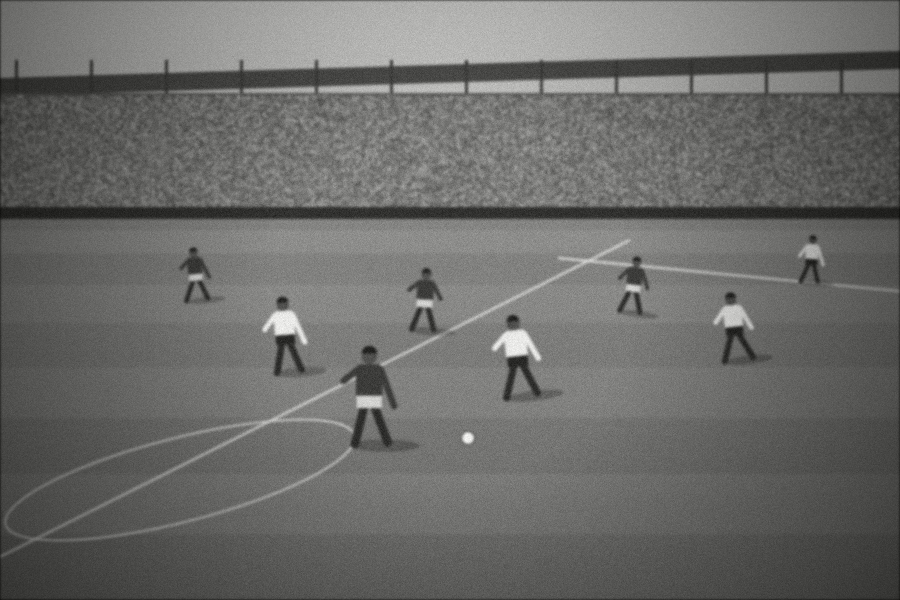
#> input picture moviola-davinci/build/sample_foto.jpg, 1800 x 1200 px (shown at 1/2 size)
$ python -i preview.py   (imports and definitions only)
#> lines starting #> are read from the running program, lines starting #| are printed output that depends on the picture
### moviola-davinci/build/base.py
"""Mattoni comuni dei template Moviola per DaVinci Resolve.

Il design system è quello di Moviola Studio: Anton per i titoli, Inter per le
informazioni, scrittura a mano (Shadows Into Light Two, Permanent Marker),
macchina da scrivere (Special Elite), Playfair Display per citazioni e giornali,
VT323 per le scritte video. Colori: carta #F5EFE6, rosso #B5323C, verde campo
#183A2F / #0C1F19, inchiostro #22324A. Crocini di registro, grana, carta.

Si scrive in pixel di un fotogramma 1920×1080 con l'origine in alto a sinistra
(come in Moviola Studio); gli helper convertono nelle coordinate Fusion
(0..1, y verso l'alto). Le durate sono in fotogrammi a 25 fps (F()).
"""
from __future__ import annotations

import math
import random

from fusion import LEN, R, T, Conn, Expr, Exposed, F, FuID, Macro, Raw, Tool, anim_curves, checkbox, clamp01, combo, lua_str, slider

W, H = 1920, 1080
FRAME = {"Width": 1920, "Height": 1080, "UseFrameFormatSettings": 1}

CARTA = (0.961, 0.937, 0.902)
CARTA_OMBRA = (0.914, 0.875, 0.804)
ROSSO = (0.710, 0.196, 0.235)
VERDE = (0.094, 0.227, 0.184)
VERDE_SCURO = (0.047, 0.122, 0.098)
INCHIOSTRO = (0.133, 0.196, 0.290)
NERO = (0.043, 0.051, 0.047)
FOSFORO = (0.486, 1.0, 0.608)
BIANCO = (1, 1, 1)

ANTON = ("Anton", "Regular")
INTER = ("Inter", "Regular")
INTER_B = ("Inter", "Bold")
MANO = ("Shadows Into Light Two", "Regular")
PENNARELLO = ("Permanent Marker", "Regular")
MACCHINA = ("Special Elite", "Regular")
SERIF_I = ("Playfair Display", "Italic")
SERIF_B = ("Playfair Display", "Bold")
VIDEO = ("VT323", "Regular")
GOTICO = ("UnifrakturMaguntia", "Book")


# --------------------------------------------------------------------------- coordinate
def nx(px):
    return round(px / W, 5)


def ny(py):
    return round(1 - py / H, 5)


def P(px, py):
    return (nx(px), ny(py))


def PE(xexpr, yexpr):
    """Point da espressioni in pixel (stringhe Lua)."""
    return Expr(f"Point(({xexpr})/{W}, 1-({yexpr})/{H})")


# --------------------------------------------------------------------------- easing (Lua)
def eo(x):
    return f"(1-(1-{x})^3)"


def eo5(x):
    return f"(1-(1-{x})^5)"


def ei(x):
    return f"(({x})^3)"


def eio(x):
    return f"(({x})<0.5 and 4*({x})^3 or 1-((-2*({x})+2)^3)/2)"


def eexpo(x):
    return f"(({x})>=1 and 1 or 1-2^(-10*({x})))"


def eback(x, k=1.70158):
    return f"(1+{k + 1}*(({x})-1)^3+{k}*(({x})-1)^2)"


# [6 lines left out: function st, not called in this run]


OUT = clamp01(f"{R}/max(Ctrl.OutDur,1)")      # 1 → 0 negli ultimi fotogrammi
GLIDE = f"{eio(clamp01(f'{T}/{LEN}'))}"        # 0 → 1 su tutta la clip

BASE = {
    "Speed": slider("Velocità animazioni (1 = normale, 2 = più lenta)", 1, 0.3, 3, allowed=(0.05, 20)),
    "OutDur": slider("Durata uscita (fotogrammi)", 15, 1, 60, integer=True, allowed=(1, 600)),
}
BG_OPTS = ["Trasparente", "Verde campo", "Nero", "Carta"]


def ctrl_values(controls):
    return {k: v["INP_Default"] for k, v in controls.items() if "INP_Default" in v}


# --------------------------------------------------------------------------- nodi
def canvas(name="Canvas"):
    return Tool(name, "Background", {**FRAME, "TopLeftRed": 0, "TopLeftGreen": 0, "TopLeftBlue": 0, "TopLeftAlpha": 0})


# [83 lines left out: functions solid, rect, ellipse, _pt, _sz, polyline_raw and 2 more, not called in this run]


def shadow(alpha=0.6, soft=10, off=(0.0, -0.003)):
    return {"Enabled3": 1, "ElementShape3": 0, "Red3": 0, "Green3": 0, "Blue3": 0, "Alpha3": alpha,
            "Offset3": off, "Softness3": 1, "SoftnessX3": soft, "SoftnessY3": soft, "PriorityBack3": 5, "PriorityBack1": 10}


# [14 lines left out: function stack, not called in this run]


def grain(name="Grana", scale=110, contrast=1.6):
    return Tool(name, "FastNoise", {**FRAME, "Detail": 6, "XScale": scale, "Contrast": contrast, "Brightness": 0,
                                    "SeetheRate": 0.9, "Color1Alpha": 1, "Color2Alpha": 1})


# [18 lines left out: functions ground_tools, ground_layers, not called in this run]


def grain_layer(name="Grana", amount="Ctrl.Grain"):
    """Grana sulla composizione (solo se c'è uno sfondo pieno, così il trasparente resta pulito)."""
    return (name, f"({amount})*(Ctrl.Bg>0 and 0.35 or 0)", "Overlay")


# [65 lines left out: functions reg_frame, hand_ellipse_pts, torn_rect_pts, tear_line_pts, not called in this run]


def color_exposed(tool, label, group, prefix="TopLeft"):
    return [Exposed(tool, f"{prefix}Red", label, group=group), Exposed(tool, f"{prefix}Green", group=group),
            Exposed(tool, f"{prefix}Blue", group=group)]


def text_color_exposed(tool, label, group):
    return [Exposed(tool, "Red1", label, group=group), Exposed(tool, "Green1", group=group), Exposed(tool, "Blue1", group=group)]


# [19 lines left out: functions link_color, title, not called in this run]


def texp(tool, label):
    return Exposed(tool, "StyledText", label)


# [11 lines left out: functions lua_lines, lua_split, not called in this run]

### moviola-davinci/build/fusion.py
"""Minimal writer for DaVinci Resolve / Fusion ``.setting`` macro files.

A ``.setting`` file is a Lua table. This module builds that table from plain
Python objects so every template in the kit is generated from readable code
instead of being hand-edited.
"""

from __future__ import annotations

from dataclasses import dataclass, field


# --------------------------------------------------------------------------- #
# Value wrappers
# --------------------------------------------------------------------------- #
@dataclass
class Raw:
    """Lua code emitted verbatim (e.g. ``FuID { "Screen" }``)."""

    code: str


@dataclass
class Expr:
    """A Fusion expression attached to an input."""

    code: str


@dataclass
class Conn:
    """Connect an input to another tool's output."""

    tool: str
    output: str = "Output"


def FuID(name: str) -> Raw:
    return Raw('FuID { "%s" }' % name)


def lua_str(s: str) -> str:
    return '"' + s.replace("\\", "\\\\").replace('"', '\\"').replace("\n", "\\n") + '"'


# [13 lines left out: function lua_val, not called in this run]


# --------------------------------------------------------------------------- #
# Tools
# --------------------------------------------------------------------------- #
@dataclass
class Tool:
    name: str
    kind: str
    inputs: dict = field(default_factory=dict)
    controls: dict = field(default_factory=dict)  # UserControls
    pos: tuple = (0, 0)
    modifier: bool = False  # modifiers have no ViewInfo
    extra: str = ""  # raw Lua appended inside the tool table

    # [40 lines left out: function render, not called in this run]


def slider(name, default, lo, hi, integer=False, allowed=None):
    c = {
        "LINKS_Name": name,
        "LINKID_DataType": "Number",
        "INPID_InputControl": "SliderControl",
        "INP_Default": default,
        "INP_MinScale": lo,
        "INP_MaxScale": hi,
        "INP_Integer": integer,
        "ICS_ControlPage": "Controls",
    }
    if allowed:
        c["INP_MinAllowed"], c["INP_MaxAllowed"] = allowed
    return c


def checkbox(name, default=0):
    return {
        "LINKS_Name": name,
        "LINKID_DataType": "Number",
        "INPID_InputControl": "CheckboxControl",
        "INP_Default": default,
        "INP_Integer": True,
        "ICS_ControlPage": "Controls",
    }


def combo(name, options, default=0):
    return {
        "_options": options,
        "LINKS_Name": name,
        "LINKID_DataType": "Number",
        "INPID_InputControl": "ComboControl",
        "INP_Default": default,
        "INP_Integer": True,
        "INP_MinAllowed": 0,
        "INP_MaxAllowed": len(options) - 1,
        "CC_LabelPosition": "Horizontal",
        "ICS_ControlPage": "Controls",
    }


@dataclass
class Exposed:
    """An input of an inner tool shown in the Edit page Inspector."""

    tool: str
    source: str
    name: str | None = None
    default: object = None
    group: int | None = None


@dataclass
class Macro:
    name: str
    tools: list
    output: str
    exposed: list = field(default_factory=list)
    main_inputs: list = field(default_factory=list)  # [(tool, input, label)]

    # [70 lines left out: functions render, anim_curves, not called in this run]


# Lua snippets used inside expressions -------------------------------------- #
T = "(time-comp.RenderStart)"  # frames since the clip started
R = "(comp.RenderEnd-time)"  # frames left before the clip ends
LEN = "max(comp.RenderEnd-comp.RenderStart,1)"  # clip length in frames


def clamp01(x: str) -> str:
    return f"min(max({x},0),1)"


# Frame scale: 1 for the standard templates (timed for 25 fps), 60/25 for the
# 60 fps editions. Set by build_all.py before each template is built.
K = 1.0


def F(n) -> str:
    """A duration of ``n`` frames at 25 fps, expressed in frames of the target rate."""
    return lua_val(round(n * K, 3))


# [15 lines left out: function scale_frame_controls, not called in this run]

### moviola-davinci/build/preview.py
"""Anteprima dei template con il simulatore: python3 preview.py nome1,nome2 [uscita.jpg]

Per ogni template disegna alcuni fotogrammi (sopra una foto di prova) e li mette
in un foglio di provini. Serve solo al controllo durante lo sviluppo.
"""
from __future__ import annotations

import sys
from pathlib import Path

import lupa
import numpy as np
from PIL import Image, ImageDraw

sys.path.insert(0, str(Path(__file__).parent))
import catalog  # noqa: E402
from sim import Sim, checker, to_pil  # noqa: E402

HERE = Path(__file__).parent
PW, PH = 640, 360


def load(path, w=PW, h=PH):
#> called with path = 'sample_foto.jpg', w = 640, h = 360
    im = Image.open(path).convert("RGB")
#> im is the input picture: PIL image 1800x1200 RGB; mean R, G, B 107.3, 107.3, 105.3
    s = max(w / im.width, h / im.height)
#> s = 0.356
    im = im.resize((int(im.width * s + 1), int(im.height * s + 1)))
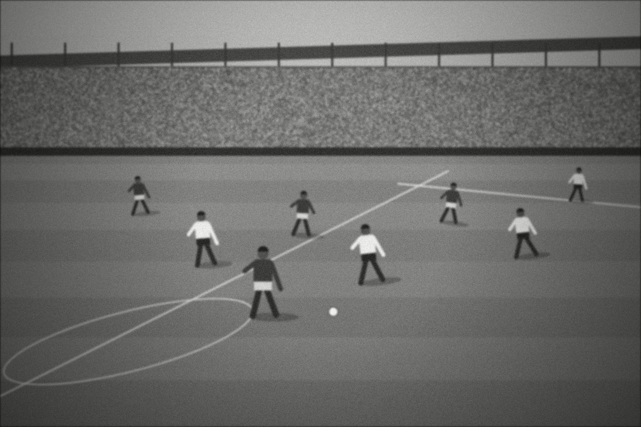
#> im: PIL image 641x427 RGB; mean R, G, B 107.3, 107.3, 105.3
    l, t = (im.width - w) // 2, (im.height - h) // 2
#> l = 0; t = 33
    a = np.asarray(im.crop((l, t, l + w, t + h)), np.float32) / 255
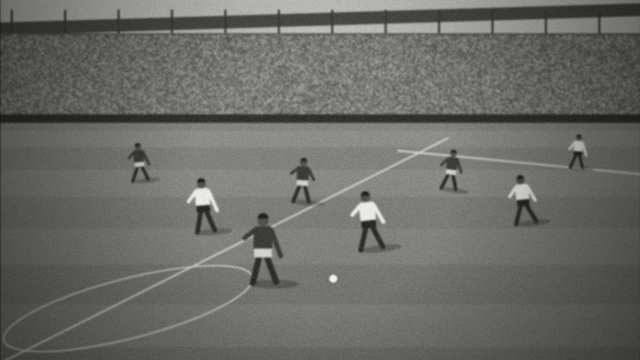
#> a: shape (360, 640, 3) float32; mean R, G, B 0.417, 0.417, 0.409
    return np.concatenate([a, np.ones((h, w, 1), np.float32)], -1)


# [53 lines left out: functions frames_for, render_item, main, not called in this run]


# [2 lines not run here, left out]

>>> result = load('sample_foto.jpg')
